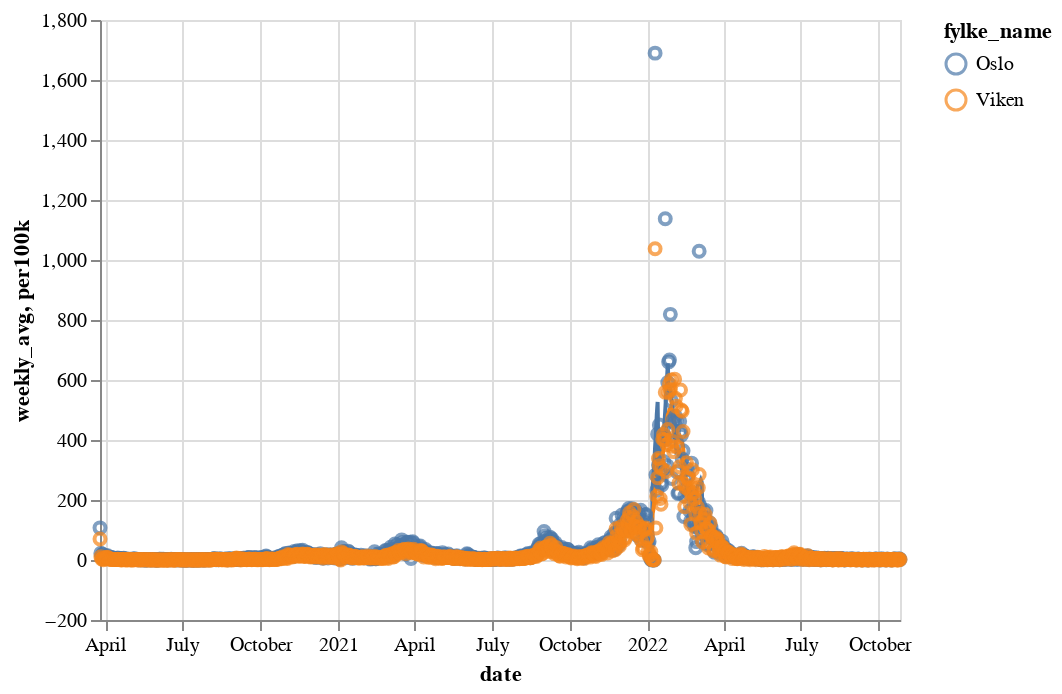

The code cell stored with this chart in its notebook:
### Code cell
weekly + daily

### Figure 1 — Vega-Lite specification as saved in the notebook (floating-point values rounded to 4 significant figures; data arrays with more than 128 entries replaced by an {"elided": "..."} marker saying what was removed)
{"config": {"view": {"continuousWidth": 400, "continuousHeight": 300}}, "layer": [{"mark": "line", "encoding": {"color": {"field": "fylke_name", "type": "nominal"}, "tooltip": [{"field": "fylke_name", "type": "nominal"}, {"field": "population", "type": "quantitative"}, {"field": "per100k", "type": "quantitative"}, {"field": "cases", "type": "quantitative"}], "x": {"field": "date", "type": "temporal"}, "y": {"field": "weekly_avg", "type": "quantitative"}}, "transform": [{"window": [{"op": "mean", "field": "per100k", "as": "weekly_avg"}], "frame": [-3, 3]}]}, {"mark": "point", "encoding": {"color": {"field": "fylke_name", "type": "nominal"}, "tooltip": [{"field": "fylke_name", "type": "nominal"}, {"field": "population", "type": "quantitative"}, {"field": "per100k", "type": "quantitative"}, {"field": "cases", "type": "quantitative"}], "x": {"field": "date", "type": "temporal"}, "y": {"field": "per100k", "type": "quantitative"}}}], "data": {"name": "data-d67a6db20b53f519b0c9b3b04e576583"}, "$schema": "https://vega.github.io/schema/vega-lite/v4.17.0.json", "datasets": {"data-d67a6db20b53f519b0c9b3b04e576583": {"elided": "1886 records"}}}
